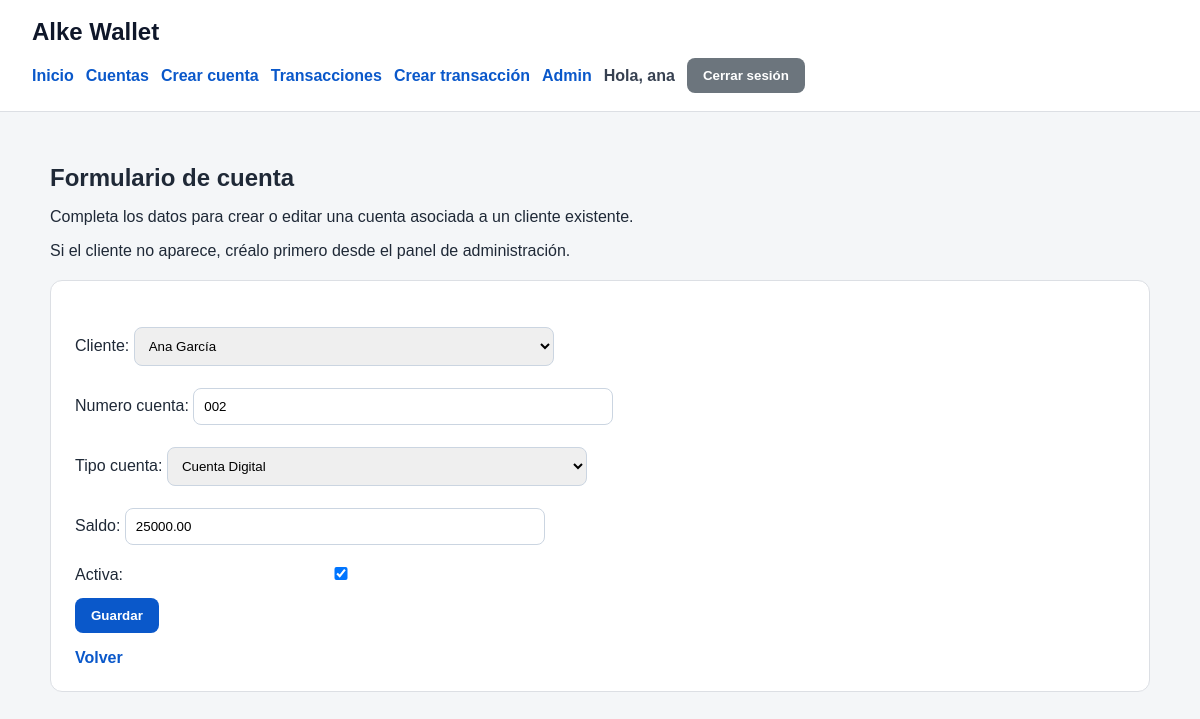
/cuentas/2/editar/ (signed in), run on the app's committed database.
### gestion/models.py (models this page shows, shortened)
class Cuenta(models.Model):
    TIPO_CUENTA_CHOICES = [
        ('ahorro', 'Cuenta de Ahorro'),
        ('corriente', 'Cuenta Corriente'),
        ('digital', 'Cuenta Digital'),
    ]
    cliente = models.ForeignKey(Cliente, on_delete=models.CASCADE, related_name='cuentas')
    numero_cuenta = models.CharField(max_length=20, unique=True)
    tipo_cuenta = models.CharField(max_length=20, choices=TIPO_CUENTA_CHOICES)
    saldo = models.DecimalField(max_digits=12, decimal_places=2, default=0, validators=[MinValueValidator(0)])
    activa = models.BooleanField(default=True)
    creada_en = models.DateTimeField(auto_now_add=True)

### gestion/views.py (the view)
# urls.py: path('cuentas/<int:pk>/editar/', CuentaUpdateView.as_view(), name='cuenta_update'),
class CuentaUpdateView(LoginRequiredMixin, UpdateView):
    model = Cuenta
    template_name = 'gestion/cuenta_form.html'
    fields = ['cliente', 'numero_cuenta', 'tipo_cuenta', 'saldo', 'activa']
    success_url = reverse_lazy('cuenta_list')

### gestion/models.py (called while the page is built)
    def __str__(self):
        return self.user.get_full_name() or self.user.username

### templates/gestion/cuenta_form.html (shortened to what this page needs)
{% extends "base.html" %}
{% block content %}
<section class="page-header">
    <h1>Formulario de cuenta</h1>
    <p>
        Completa los datos para crear o editar una cuenta asociada a un cliente existente.
    </p>
    <p>
        Si el cliente no aparece, créalo primero desde el panel de administración.
    </p>
</section>
<div class="form-card">
    <form method="post">
        {{ form.as_p }}
        <button type="submit" class="btn">Guardar</button>
    </form>
    <a href="{% url 'cuenta_list' %}" class="back-link">Volver</a>
</div>
{% endblock %}

### templates/base.html (shortened to what this page needs)
{% load static %}
<!DOCTYPE html>
<html lang="es">
<head>
    <link rel="stylesheet" href="{% static 'css/styles.css' %}">
</head>
<body>
    <header class="topbar">
        <div class="brand">
            <a href="{% url 'inicio' %}">Alke Wallet</a>
        </div>
        <nav class="nav">
            <a href="{% url 'inicio' %}">Inicio</a>
            <a href="{% url 'cuenta_list' %}">Cuentas</a>
            <a href="{% url 'cuenta_create' %}">Crear cuenta</a>
            <a href="{% url 'transaccion_list' %}">Transacciones</a>
            <a href="{% url 'transaccion_create' %}">Crear transacción</a>
            <a href="/admin/">Admin</a>
            {% if user.is_authenticated %}
                <span class="user-info">Hola, {{ user.username }}</span>
                <form action="{% url 'logout' %}" method="post" class="logout-form">
                    <button type="submit" class="btn btn-secondary">Cerrar sesión</button>
                </form>
            {% else %}
                <a href="{% url 'login' %}" class="btn btn-secondary">Iniciar sesión</a>
            {% endif %}
        </nav>
    </header>
    <main class="container">
        {% block content %}{% endblock %}
    </main>
</body>
</html>

### static/css/styles.css (style rules this page uses)
body { font-family: Arial, sans-serif; margin: 0; background-color: #f4f6f8; color: #1f2937; }
.topbar { background-color: #ffffff; border-bottom: 1px solid #dcdfe4; padding: 18px 32px; }
.brand a { font-size: 24px; font-weight: bold; text-decoration: none; color: #0f172a; }
.nav { margin-top: 12px; display: flex; flex-wrap: wrap; gap: 12px; align-items: center; }
.nav a { text-decoration: none; color: #0a58ca; font-weight: 600; }
.container { max-width: 1100px; margin: 0 auto; padding: 32px 20px; }
.hero, .info-card, .form-card, .detail-card { background-color: #ffffff; border: 1px solid #dcdfe4; border-radius: 12px; padding: 24px; margin-bottom: 24px; }
.page-header { margin-bottom: 20px; }
.page-header h1 { margin-bottom: 8px; }
.btn { display: inline-block; background-color: #0a58ca; color: #ffffff; text-decoration: none; padding: 10px 16px; border-radius: 8px; border: none; cursor: pointer; font-weight: 600; }
.btn-secondary { background-color: #6c757d; }
.back-link { display: inline-block; margin-top: 16px; color: #0a58ca; text-decoration: none; font-weight: 600; }
.user-info { font-weight: 600; color: #374151; }
.logout-form { display: inline; }
form p { margin-bottom: 14px; }
form input, form select, form textarea { width: 100%; max-width: 420px; padding: 10px; border: 1px solid #cbd5e1; border-radius: 8px; margin-top: 6px; box-sizing: border-box; }

### data on the page
Cuenta: cliente "Ana García", numero_cuenta "002", tipo_cuenta "Cuenta Digital", saldo "25000.00", activa "☑"

### other printed values
{{ user.username }} "ana"
